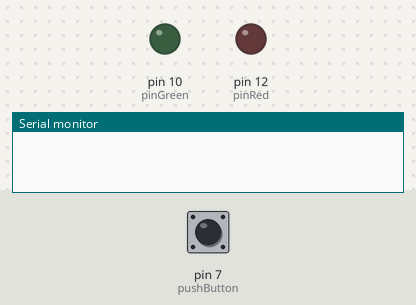
Recording of a sketch running on a simulated Arduino Uno, built with avr-gcc and run on an emulated ATmega328P. Shown: output pins drawn as LEDs (lit = HIGH), the last lines printed to the serial monitor. The test bench sets the inputs (shaded band); at power-on: pin 7 (pushButton) LOW.

Above: at 1.2 s.
1.3 s: pin 7 (pushButton) pulled HIGH for 0.15 s
At 3.3 s:
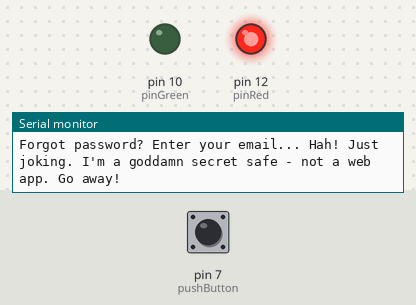
4.4 s: pin 7 (pushButton) pulled HIGH for 1 s
At 7.8 s:
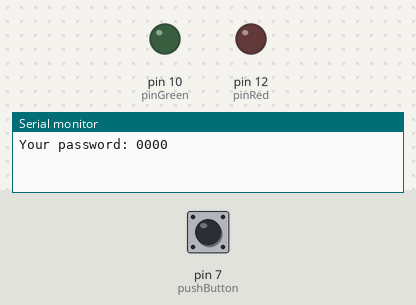
8.1 s: pin 7 (pushButton) pulled HIGH for 3.2 s
At 9.9 s:
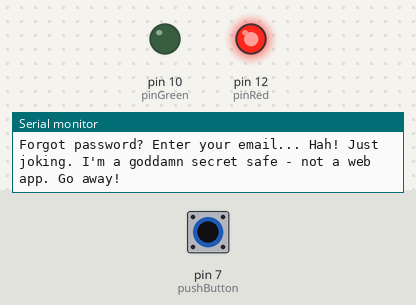
Timing chart, 0 to 11.9 s (numbered marks = the images above; inputs shaded):
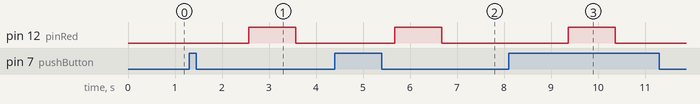

Measured:
- after the input at 1.3 s, pin 12 (pinRed): LOW → HIGH after 1.3 s, → LOW 1.0 s later
- after the input at 4.4 s, pin 12 (pinRed): LOW → HIGH after 1.3 s, → LOW 1.0 s later
- after the input at 8.1 s, pin 12 (pinRed): LOW → HIGH after 1.3 s, → LOW 1.0 s later

The sketch:

m1-d.ino
```cpp
#include <string.h>
#include <stdbool.h>

#define PASSWORD_LIMIT 4

const int correctPassword[PASSWORD_LIMIT] = {2, 3, 1, 1}; // Correct password: 2311

const int pinRed = 12;
const int pinGreen = 10;
const int pushButton = 7;

// Timing variabels
long newDigitMillis = 0;
long resetMillis = 0;
long resetInterval = 1000;
long digitInterval = 300;

int currentPassword[PASSWORD_LIMIT] = {0, 0, 0, 0};
int currentSlot = 0;
int currentDigit = 0;

bool buttonPressed = false;
int buttonState = 0;
int lastButtonState = 0;

bool unlocked = false;

void setup() {
    Serial.begin(9600);

    pinMode(pinRed, OUTPUT);
    pinMode(pinGreen, OUTPUT);
    pinMode(pushButton, INPUT);
}

void loop() {
    unsigned long currentMillis = millis();
    int buttonState = digitalRead(pushButton);

    if (currentSlot > PASSWORD_LIMIT - 1) {
        currentSlot = 0;
    }

    if (buttonState != lastButtonState && buttonState == HIGH) {
        if (currentDigit > 9) {
            currentDigit = 0;
        }
        newDigitMillis = currentMillis;
        resetMillis = currentMillis;
        currentDigit++;
        buttonPressed = true;
    }

    lastButtonState = buttonState;

    if (currentMillis - newDigitMillis > digitInterval) {
        newDigitMillis = currentMillis;
        if (buttonPressed) {
            if (currentDigit != 0) {
                currentPassword[currentSlot++] = currentDigit;
            }
            currentDigit = 0;
        }

        if (currentMillis - resetMillis > resetInterval) {
            printPassword();
            resetMillis = currentMillis;

            if (memcmp(correctPassword, currentPassword, sizeof(correctPassword)) == 0) {
                Serial.println("*Click* The secret safe is unlocked! Now quick, grab the treasure and get out of here!");
                unlocked = 1;
            }
            else {
                if (buttonPressed) {
                    lock();
                }
                resetPassword();
            }
        }
    }

    if (unlocked) {
        unlock();
    }

    delay(1);
}

void lock() {
    Serial.println("Forgot password? Enter your email... Hah! Just joking. I'm a goddamn secret safe - not a web app. Go away!");
    digitalWrite(pinRed, HIGH);
    delay(1000);
    digitalWrite(pinRed, LOW);
}

void unlock() {
    digitalWrite(pinGreen, HIGH);
}

void printPassword() {
      Serial.print("Your password: ");
      for (int i = 0; i < PASSWORD_LIMIT; i++) {
          Serial.print(currentPassword[i]);
      }
      Serial.println();
}

void resetPassword() {
    for (int i = 0; i < PASSWORD_LIMIT; i++) {
        currentPassword[i] = 0;
    }
    currentSlot = 0;
    buttonPressed = false;
}
```
